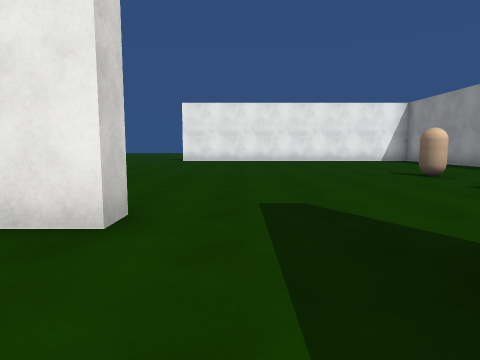
view 1 (above)

23 first-person views from a walk through a 3-D level made in the Unity game engine. The camera is 1.2 m above the floor, tilts 6° down and sees 75° across. The floor is counted in squares, 2 m on a side. Each view is taken from the middle of a square. On the plan, view 1 faces up. The plan holds only what a view shows up to about 9 squares ahead; the rest is blank. The place goes on beyond the plan. The player is left out. Surface patterns are stand-ins for the level's own textures.

view 2
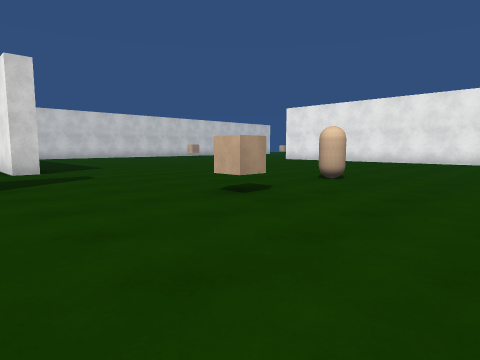

view 3
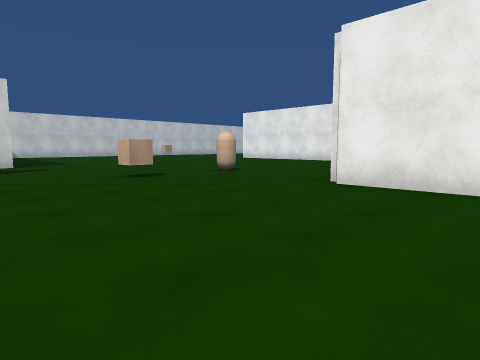

view 4
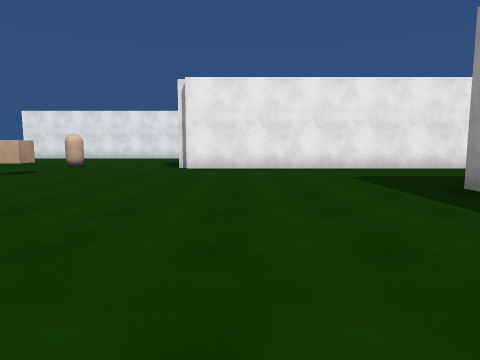

view 5
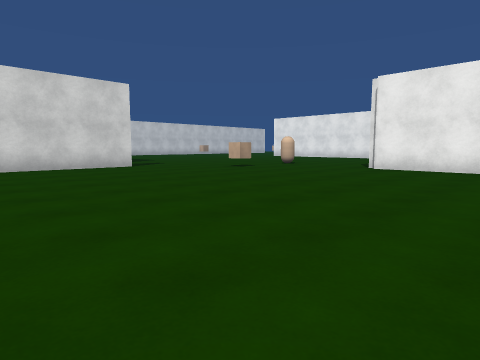

view 6
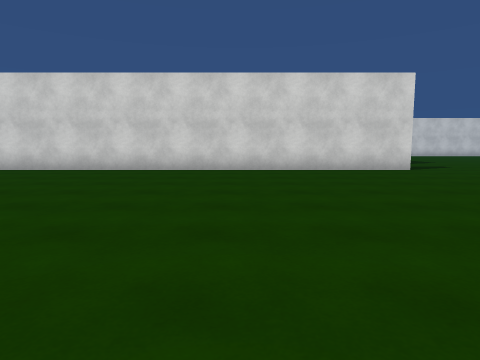

view 7
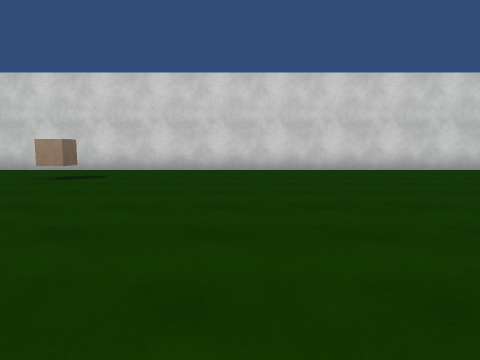

view 8
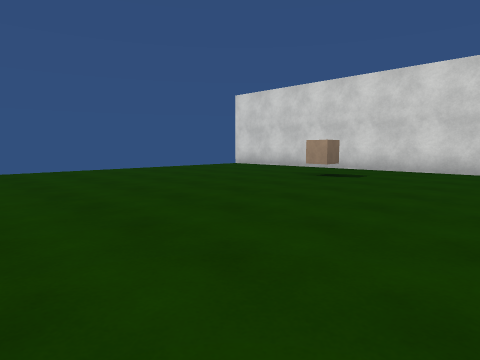

view 9
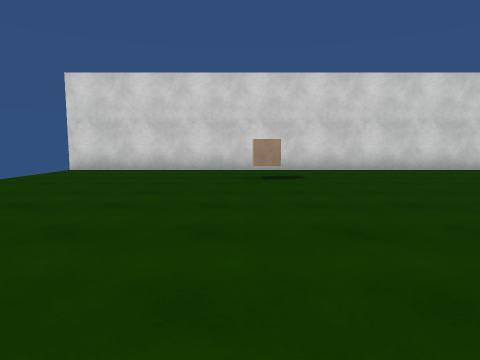

view 10
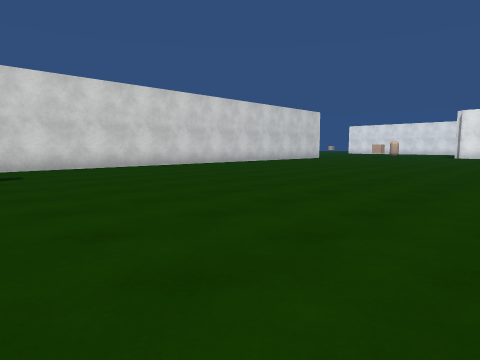

view 11
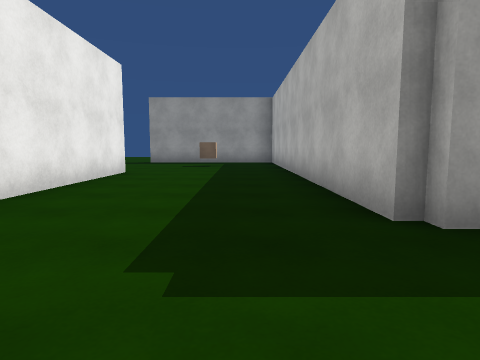

view 12
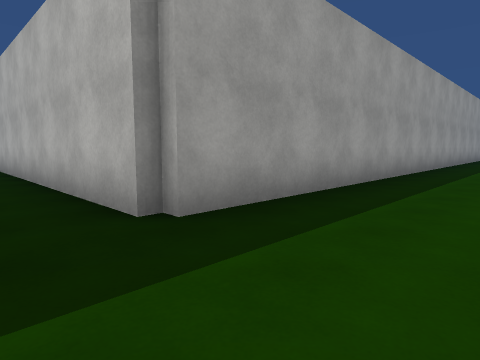

view 13
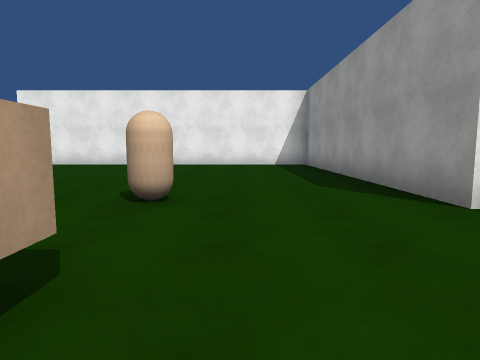

view 14
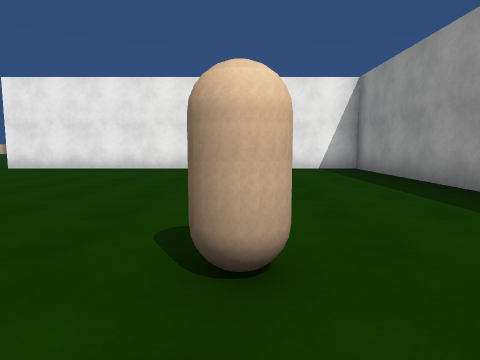

view 15
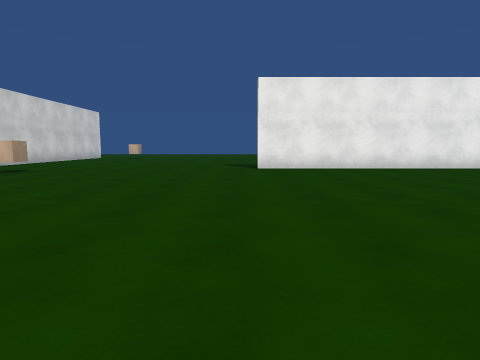

view 16
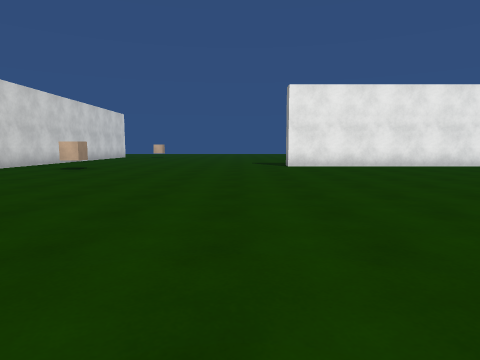

view 17
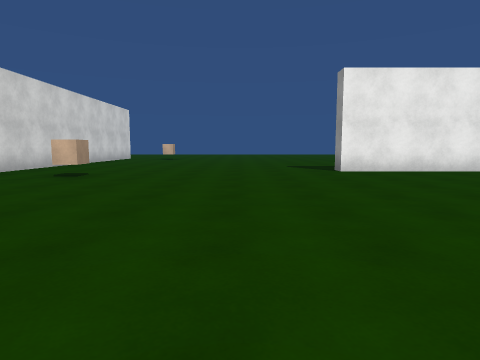

view 18
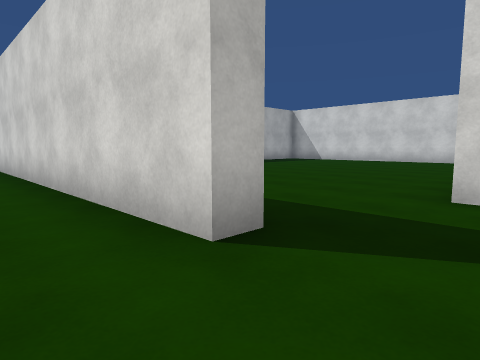

view 19
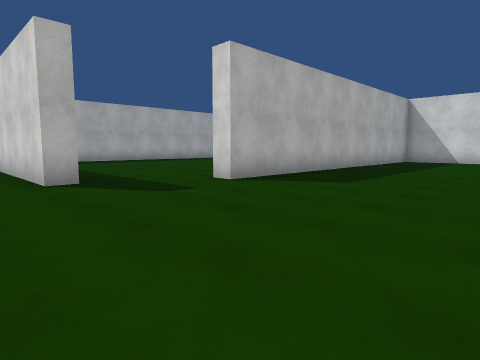

view 20
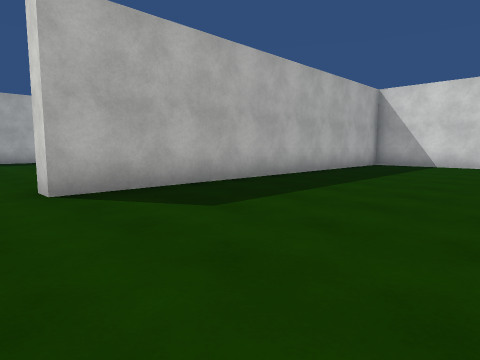

view 21
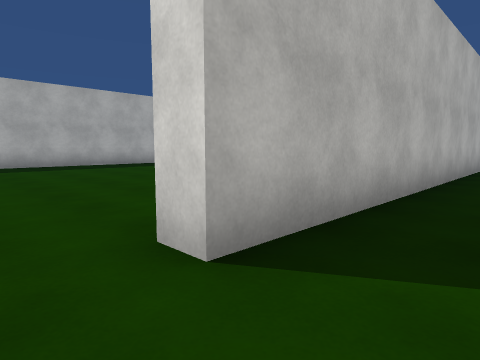

view 22
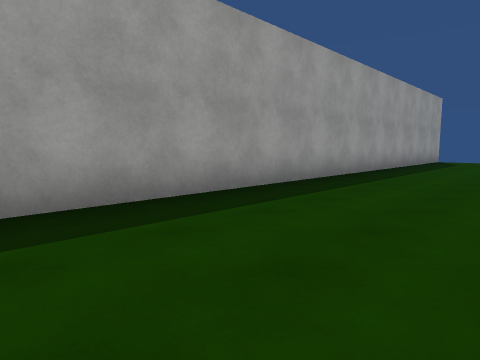

view 23
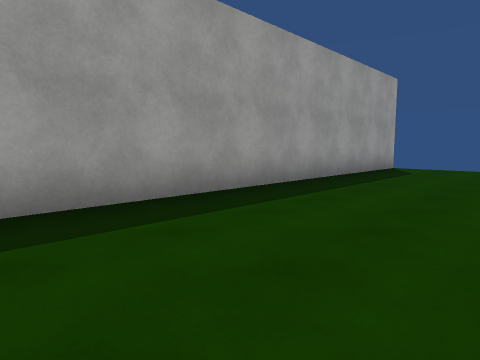

### Floor plan
Points are (right, up) in squares from view 1. A wall is a line through its corners. A room is listed if a view was taken in it or the views show most of it. See-through windows are left out.
Room 1 (view 1)
walls: (-2, -6.8) (-1.4, -6.8); (-1, 2.3) (-2.5, 2.3)
ways out: opening at (-0.5, 2) to room 2
Room 2 (views 2, 3, 4, 5, 6, 7, 8, 9, 10, 11, 12, 13, 14, 15, 16, 17, 18, 19, 20, 21, 22, 23)
walls: (1.1, 1.5) (1.7, 1.5) (1.7, -18.5); (3.8, 13.7) (-2.5, 13.7) (-2.5, 14.2); (-9.5, 2.8) (-1, 2.8) (-1, 2.3); (17.5, 5.8) (7.3, 5.8) (7.3, 13.7) (5.4, 13.7); (12.2, -18.5) (12.2, 1.7) (17.6, 1.7)
ways out: opening at (-0.5, 2) to room 1; opening at (17, 4)
objects: cube (-9, 13); cube (4, -13); cube (4, 4); capsule (4, 7)

Where each view was taken, in squares from view 1:
view 1: 0 up, 0 right, facing up
view 2: 1 up, 7 right, facing up-left
view 3: 1 up, 10 right, facing up-left
view 4: 3 down, 9 right, facing up
view 5: 3 down, 11 right, facing up-left
view 6: 3 down, 10 right, facing left
view 7: 10 down, 10 right, facing left
view 8: 10 down, 10 right, facing down-left
view 9: 14 down, 10 right, facing left
view 10: 14 down, 11 right, facing up-left
view 11: 3 up, 10 right, facing right
view 12: 3 up, 10 right, facing down-right
view 13: 3 up, 5 right, facing up
view 14: 5 up, 4 right, facing up
view 15: 5 up, 3 left, facing up
view 16: 4 up, 4 left, facing up
view 17: 6 up, 5 left, facing up
view 18: 3 up, 3 right, facing down-left
view 19: 7 up, 3 right, facing down-left
view 20: 7 up, 0 right, facing down-left
view 21: 4 up, 0 right, facing down-left
view 22: 4 down, 9 right, facing down-right
view 23: 9 down, 9 right, facing down-right
